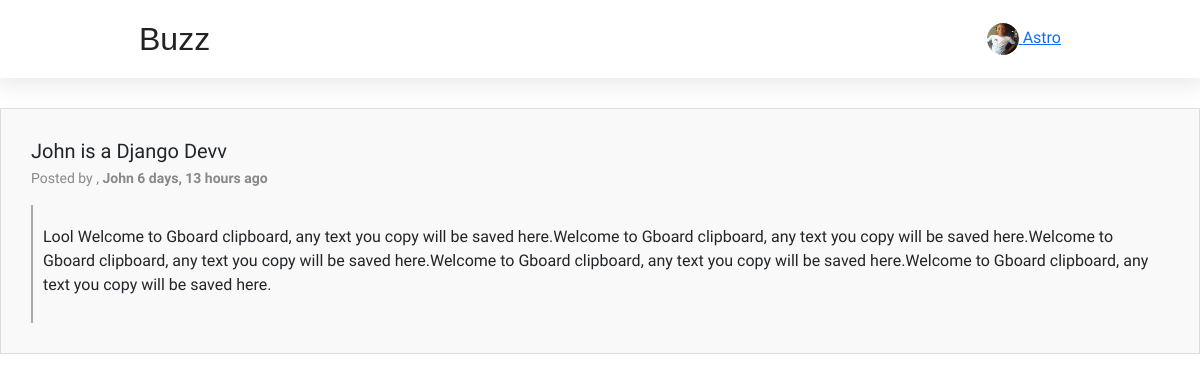
Page /post/8 (signed in) on the committed database.
### base/models.py (models this page shows, shortened)
class Profile(models.Model):
  bio = models.CharField(max_length=40)
  owner = models.OneToOneField(User,on_delete= models.CASCADE)
  image = models.ImageField(default='default.jpg', upload_to='profile_pics')

class Post(models.Model):
  author = models.ForeignKey(User , on_delete=models.CASCADE)
  title = models.CharField(max_length=50)
  body = models.TextField()
  updated = models.DateTimeField(auto_now=True)
  created = models.DateTimeField(auto_now_add=True)
  class Meta:
    ordering = ['-created','-updated']

### base/views.py (the view)
# urls.py: path("post/<str:pk>" , views.post , name = "post"),
@login_required(login_url="login")
def post(request,pk):
 single_post = Post.objects.get(id=pk)
 title = "View-Post "
 context = { 'post': single_post ,'title':title}
 return render (request,'base/post.html' ,context)

### base/templates/base/post.html
 {% extends 'main.html' %}
 {% block content %}
    <section class="blog-details">
        <div class="blog-content">
            <h3 class="blog-title"> {{ post.title }}</h3>
            <p class="blog-meta"> Posted by ,
            <span class="blog-author"> {{ post.author.username }}</span>
            <span class="blog-date">{{ post.created|timesince }} ago </span></p>
          <div class="main-blog">
            <p class="blog-description"> {{ post.body }}</p>
            </div>
        </div>
  </section>
{% endblock content %}

### templates/nav.html (shortened to what this page needs)
<header class="header">
        <div class="logo">Buzz</div>
        <nav class="desk-top-nav">
            <ul>
                <li><a href="{% url 'home' %}">Home</a></li>
                {% if request.user.is_authenticated %}
                <li><a href="{% url 'create-post'%}">Create</a></li>
                <li><a href="{% url 'profile' request.user.username %}">Profile</a></li>
                <li><a href="{% url 'logout'%}">Logout</a></li>
                {% else %}
                <li><a href="{% url 'login'%}">Login</a></li>
                {% endif %}
            </ul>
        </nav>
     {% if user.is_authenticated%}
        <div class="user-avatar" id="usr-image">
           <a href="{% url 'profile' request.user.id %}">
        <img src="{{ request.user.profile.image.url }}" alt="User Avatar"/>
        <span>{{ request.user.username }}</span></a>
        </div>
        {% endif %}
    </header>

### base/static/base/css/main.css (style rules this page uses)
* { margin: 0; padding: 0; box-sizing: border-box; font-family: "Proza Libre", sans-serif; }
body { position: relative; }
.header { background-color: #fff; display: flex; justify-content: space-around; align-items: center; padding: 15px 20px; width: 100%; z-index: 999; box-shadow: 0 5px 20px 4px rgba(0, 0, 0, 0.08); }
.logo { font-size: 2rem; color: #222; font-family: "TypoSlabserif-Light", sans-serif; }
.desk-top-nav ul { list-style: none; display: flex; gap: 20px; }
.desk-top-nav { margin: 0; display: block; }
.desk-top-nav a { text-decoration: none; color: #fff; font-size: 18px; }
.user-avatar img { width: 32px; height: 32px; border-radius: 50%; }
.blog-details { background-color: #f9f9f9; padding: 20px; border: 1px solid #ddd; margin-top: 20px; }
.blog-title { font-size: 20px; margin: 0; }
.blog-meta { font-size: 14px; color: #888; margin-top: 5px; }
.blog-author, .blog-date { font-weight: bold; }
.blog-description { margin-top: 10px; }
.main-blog { padding: 10px; border-left: 2px solid darkgrey; }
@media screen and (min-width: 769px) { .blog-details { padding: 30px; margin-top: 30px; } }

### rows in the picture
Post: title "John is a Django Devv", author.username "John", created "6 days, 13 hours", body "Lool Welcome to Gboard clipboard, any text you copy will be saved here.Welcome to Gboard clipboard, any text you copy will be saved here.Welcome to Gboard clipboard, any text you copy will be saved here.Welcome to Gboard clipboard, any text you copy will be saved here.Welcome to Gboard clipboard, any text you copy will be saved here."

### other values in the picture
{{ request.user.username }} "Astro"
